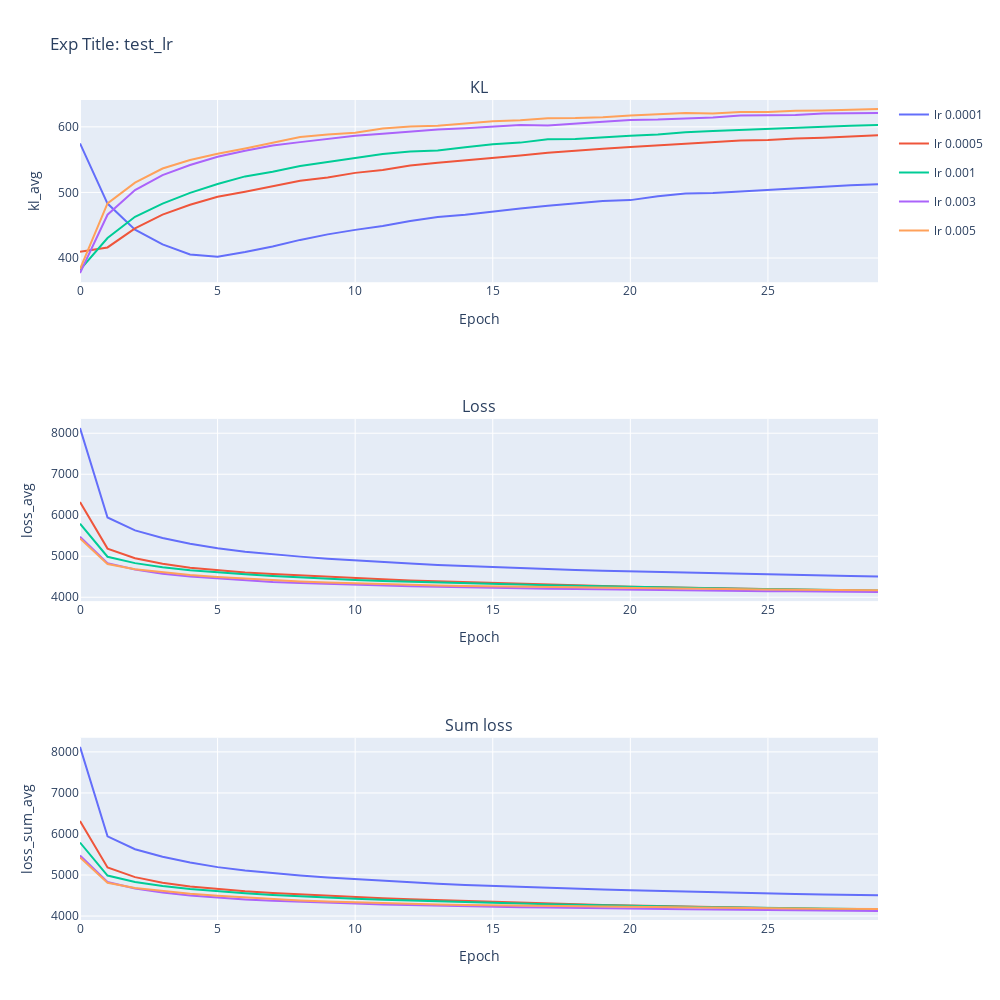
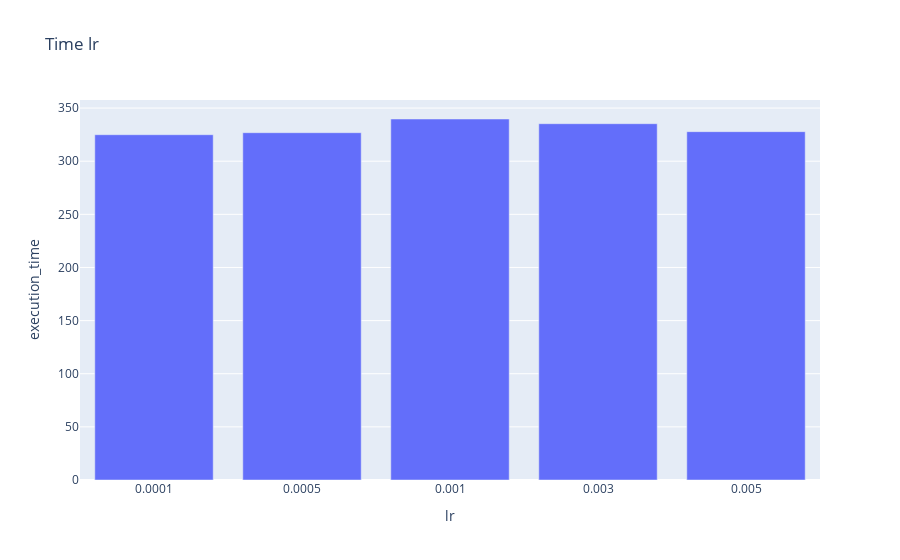

These figures' notebook cell, in order:
### Code cell
plot(df, 'test_lr', 'lr')
#plot_png(df, 'test_epochs', 'epochs')

### Figure 1 — Plotly figure (JSON) as saved in the notebook; plotly's stock layout.template omitted (floating-point values rounded to 4 significant figures)
{"data": [{"legendgroup": "0.0001", "line": {"color": "#636EFA"}, "mode": "lines", "name": "lr 0.0001", "type": "scatter", "x": [0, 1, 2, 3, 4, 5, 6, 7, 8, 9, 10, 11, 12, 13, 14, 15, 16, 17, 18, 19, 20, 21, 22, 23, 24, 25, 26, 27, 28, 29], "xaxis": "x", "y": [574.7, 483.0, 443.3, 420.9, 405.5, 402.1, 409.1, 417.6, 427.6, 436.1, 442.9, 449.0, 456.4, 462.6, 466.0, 471.1, 475.5, 479.5, 482.9, 486.9, 488.3, 494.1, 498.2, 499.2, 501.5, 503.9, 506.6, 508.4, 510.9, 512.6], "yaxis": "y"}, {"legendgroup": "0.0005", "line": {"color": "#EF553B"}, "mode": "lines", "name": "lr 0.0005", "type": "scatter", "x": [0, 1, 2, 3, 4, 5, 6, 7, 8, 9, 10, 11, 12, 13, 14, 15, 16, 17, 18, 19, 20, 21, 22, 23, 24, 25, 26, 27, 28, 29], "xaxis": "x", "y": [409.5, 416.1, 445.1, 466.1, 481.1, 493.4, 501.0, 509.2, 517.7, 522.7, 529.8, 534.3, 540.9, 545.1, 548.7, 551.9, 556.3, 560.4, 563.9, 566.5, 569.2, 571.8, 573.2, 576.4, 579.4, 580.0, 582.3, 583.4, 585.2, 587.1], "yaxis": "y"}, {"legendgroup": "0.001", "line": {"color": "#00CC96"}, "mode": "lines", "name": "lr 0.001", "type": "scatter", "x": [0, 1, 2, 3, 4, 5, 6, 7, 8, 9, 10, 11, 12, 13, 14, 15, 16, 17, 18, 19, 20, 21, 22, 23, 24, 25, 26, 27, 28, 29], "xaxis": "x", "y": [382.1, 430.5, 462.8, 483.0, 499.4, 513.0, 524.5, 531.6, 540.2, 546.3, 552.9, 558.7, 562.5, 564.1, 568.9, 573.5, 575.9, 581.1, 581.5, 584.5, 586.5, 588.5, 591.8, 593.6, 595.2, 597.8, 599.2, 600.4, 601.7, 603.0], "yaxis": "y"}, {"legendgroup": "0.003", "line": {"color": "#AB63FA"}, "mode": "lines", "name": "lr 0.003", "type": "scatter", "x": [0, 1, 2, 3, 4, 5, 6, 7, 8, 9, 10, 11, 12, 13, 14, 15, 16, 17, 18, 19, 20, 21, 22, 23, 24, 25, 26, 27, 28, 29], "xaxis": "x", "y": [377.0, 466.0, 503.6, 526.5, 541.8, 554.3, 563.7, 571.6, 576.7, 581.5, 586.3, 589.3, 592.4, 596.0, 597.7, 600.3, 602.9, 602.2, 605.6, 607.8, 610.6, 611.1, 612.8, 614.2, 617.5, 617.3, 618.1, 620.2, 620.6, 621.1], "yaxis": "y"}, {"legendgroup": "0.005", "line": {"color": "#FFA15A"}, "mode": "lines", "name": "lr 0.005", "type": "scatter", "x": [0, 1, 2, 3, 4, 5, 6, 7, 8, 9, 10, 11, 12, 13, 14, 15, 16, 17, 18, 19, 20, 21, 22, 23, 24, 25, 26, 27, 28, 29], "xaxis": "x", "y": [383.2, 483.2, 514.9, 536.5, 549.4, 558.9, 567.0, 575.6, 584.5, 588.3, 590.9, 597.6, 600.6, 601.5, 605.4, 608.7, 610.1, 613.3, 613.5, 614.7, 617.3, 619.3, 621.2, 620.2, 622.7, 622.5, 624.5, 624.9, 626.0, 627.0], "yaxis": "y"}, {"legendgroup": "0.0001", "line": {"color": "#636EFA"}, "mode": "lines", "name": "lr 0.0001", "showlegend": false, "type": "scatter", "x": [0, 1, 2, 3, 4, 5, 6, 7, 8, 9, 10, 11, 12, 13, 14, 15, 16, 17, 18, 19, 20, 21, 22, 23, 24, 25, 26, 27, 28, 29], "xaxis": "x2", "y": [8128.0, 5945.0, 5630.0, 5447.0, 5307.0, 5195.0, 5111.0, 5046.0, 4991.0, 4941.0, 4898.0, 4857.0, 4822.0, 4788.0, 4761.0, 4734.0, 4709.0, 4688.0, 4667.0, 4647.0, 4631.0, 4613.0, 4597.0, 4583.0, 4568.0, 4554.0, 4542.0, 4529.0, 4518.0, 4509.0], "yaxis": "y2"}, {"legendgroup": "0.0005", "line": {"color": "#EF553B"}, "mode": "lines", "name": "lr 0.0005", "showlegend": false, "type": "scatter", "x": [0, 1, 2, 3, 4, 5, 6, 7, 8, 9, 10, 11, 12, 13, 14, 15, 16, 17, 18, 19, 20, 21, 22, 23, 24, 25, 26, 27, 28, 29], "xaxis": "x2", "y": [6321.0, 5187.0, 4951.0, 4815.0, 4720.0, 4654.0, 4605.0, 4566.0, 4530.0, 4497.0, 4467.0, 4439.0, 4410.0, 4389.0, 4364.0, 4344.0, 4324.0, 4305.0, 4287.0, 4272.0, 4257.0, 4242.0, 4231.0, 4216.0, 4206.0, 4193.0, 4184.0, 4174.0, 4163.0, 4154.0], "yaxis": "y2"}, {"legendgroup": "0.001", "line": {"color": "#00CC96"}, "mode": "lines", "name": "lr 0.001", "showlegend": false, "type": "scatter", "x": [0, 1, 2, 3, 4, 5, 6, 7, 8, 9, 10, 11, 12, 13, 14, 15, 16, 17, 18, 19, 20, 21, 22, 23, 24, 25, 26, 27, 28, 29], "xaxis": "x2", "y": [5795.0, 4988.0, 4832.0, 4734.0, 4660.0, 4604.0, 4558.0, 4515.0, 4480.0, 4450.0, 4422.0, 4397.0, 4377.0, 4355.0, 4337.0, 4321.0, 4304.0, 4290.0, 4277.0, 4263.0, 4251.0, 4240.0, 4229.0, 4218.0, 4210.0, 4198.0, 4190.0, 4182.0, 4173.0, 4165.0], "yaxis": "y2"}, {"legendgroup": "0.003", "line": {"color": "#AB63FA"}, "mode": "lines", "name": "lr 0.003", "showlegend": false, "type": "scatter", "x": [0, 1, 2, 3, 4, 5, 6, 7, 8, 9, 10, 11, 12, 13, 14, 15, 16, 17, 18, 19, 20, 21, 22, 23, 24, 25, 26, 27, 28, 29], "xaxis": "x2", "y": [5477.0, 4833.0, 4676.0, 4573.0, 4504.0, 4455.0, 4408.0, 4374.0, 4346.0, 4323.0, 4305.0, 4283.0, 4267.0, 4255.0, 4239.0, 4229.0, 4217.0, 4210.0, 4198.0, 4189.0, 4182.0, 4174.0, 4165.0, 4162.0, 4154.0, 4148.0, 4145.0, 4136.0, 4134.0, 4128.0], "yaxis": "y2"}, {"legendgroup": "0.005", "line": {"color": "#FFA15A"}, "mode": "lines", "name": "lr 0.005", "showlegend": false, "type": "scatter", "x": [0, 1, 2, 3, 4, 5, 6, 7, 8, 9, 10, 11, 12, 13, 14, 15, 16, 17, 18, 19, 20, 21, 22, 23, 24, 25, 26, 27, 28, 29], "xaxis": "x2", "y": [5433.0, 4811.0, 4683.0, 4604.0, 4544.0, 4495.0, 4454.0, 4415.0, 4383.0, 4358.0, 4337.0, 4314.0, 4298.0, 4285.0, 4273.0, 4264.0, 4252.0, 4242.0, 4236.0, 4227.0, 4216.0, 4213.0, 4203.0, 4197.0, 4191.0, 4186.0, 4183.0, 4177.0, 4174.0, 4172.0], "yaxis": "y2"}, {"legendgroup": "0.0001", "line": {"color": "#636EFA"}, "mode": "lines", "name": "lr 0.0001", "showlegend": false, "type": "scatter", "x": [0, 1, 2, 3, 4, 5, 6, 7, 8, 9, 10, 11, 12, 13, 14, 15, 16, 17, 18, 19, 20, 21, 22, 23, 24, 25, 26, 27, 28, 29], "xaxis": "x3", "y": [8122.0, 5942.0, 5627.0, 5445.0, 5305.0, 5192.0, 5108.0, 5044.0, 4989.0, 4939.0, 4897.0, 4856.0, 4820.0, 4787.0, 4759.0, 4733.0, 4707.0, 4686.0, 4665.0, 4645.0, 4629.0, 4611.0, 4596.0, 4581.0, 4567.0, 4553.0, 4540.0, 4528.0, 4517.0, 4508.0], "yaxis": "y3"}, {"legendgroup": "0.0005", "line": {"color": "#EF553B"}, "mode": "lines", "name": "lr 0.0005", "showlegend": false, "type": "scatter", "x": [0, 1, 2, 3, 4, 5, 6, 7, 8, 9, 10, 11, 12, 13, 14, 15, 16, 17, 18, 19, 20, 21, 22, 23, 24, 25, 26, 27, 28, 29], "xaxis": "x3", "y": [6317.0, 5184.0, 4948.0, 4814.0, 4718.0, 4652.0, 4603.0, 4564.0, 4528.0, 4495.0, 4466.0, 4437.0, 4409.0, 4388.0, 4362.0, 4343.0, 4323.0, 4304.0, 4286.0, 4271.0, 4255.0, 4241.0, 4229.0, 4216.0, 4205.0, 4191.0, 4183.0, 4172.0, 4162.0, 4152.0], "yaxis": "y3"}, {"legendgroup": "0.001", "line": {"color": "#00CC96"}, "mode": "lines", "name": "lr 0.001", "showlegend": false, "type": "scatter", "x": [0, 1, 2, 3, 4, 5, 6, 7, 8, 9, 10, 11, 12, 13, 14, 15, 16, 17, 18, 19, 20, 21, 22, 23, 24, 25, 26, 27, 28, 29], "xaxis": "x3", "y": [5791.0, 4986.0, 4830.0, 4732.0, 4658.0, 4602.0, 4556.0, 4514.0, 4479.0, 4449.0, 4421.0, 4396.0, 4376.0, 4353.0, 4335.0, 4320.0, 4303.0, 4288.0, 4276.0, 4261.0, 4250.0, 4239.0, 4228.0, 4216.0, 4208.0, 4197.0, 4188.0, 4181.0, 4171.0, 4164.0], "yaxis": "y3"}, {"legendgroup": "0.003", "line": {"color": "#AB63FA"}, "mode": "lines", "name": "lr 0.003", "showlegend": false, "type": "scatter", "x": [0, 1, 2, 3, 4, 5, 6, 7, 8, 9, 10, 11, 12, 13, 14, 15, 16, 17, 18, 19, 20, 21, 22, 23, 24, 25, 26, 27, 28, 29], "xaxis": "x3", "y": [5474.0, 4830.0, 4674.0, 4572.0, 4503.0, 4453.0, 4406.0, 4372.0, 4344.0, 4322.0, 4303.0, 4281.0, 4266.0, 4254.0, 4238.0, 4228.0, 4216.0, 4209.0, 4197.0, 4188.0, 4181.0, 4173.0, 4163.0, 4160.0, 4153.0, 4147.0, 4144.0, 4136.0, 4133.0, 4126.0], "yaxis": "y3"}, {"legendgroup": "0.005", "line": {"color": "#FFA15A"}, "mode": "lines", "name": "lr 0.005", "showlegend": false, "type": "scatter", "x": [0, 1, 2, 3, 4, 5, 6, 7, 8, 9, 10, 11, 12, 13, 14, 15, 16, 17, 18, 19, 20, 21, 22, 23, 24, 25, 26, 27, 28, 29], "xaxis": "x3", "y": [5430.0, 4809.0, 4681.0, 4603.0, 4542.0, 4494.0, 4452.0, 4413.0, 4381.0, 4356.0, 4335.0, 4313.0, 4297.0, 4285.0, 4271.0, 4262.0, 4251.0, 4240.0, 4234.0, 4226.0, 4215.0, 4212.0, 4201.0, 4196.0, 4190.0, 4186.0, 4182.0, 4176.0, 4173.0, 4171.0], "yaxis": "y3"}], "layout": {"annotations": [{"font": {"size": 16}, "showarrow": false, "text": "KL", "x": 0.5, "xanchor": "center", "xref": "paper", "y": 1, "yanchor": "bottom", "yref": "paper"}, {"font": {"size": 16}, "showarrow": false, "text": "Loss", "x": 0.5, "xanchor": "center", "xref": "paper", "y": 0.6111, "yanchor": "bottom", "yref": "paper"}, {"font": {"size": 16}, "showarrow": false, "text": "Sum loss", "x": 0.5, "xanchor": "center", "xref": "paper", "y": 0.2222, "yanchor": "bottom", "yref": "paper"}], "height": 1000, "title": {"text": "Exp Title: test_lr"}, "width": 1000, "xaxis": {"anchor": "y", "domain": [0, 1], "title": {"text": "Epoch"}}, "xaxis2": {"anchor": "y2", "domain": [0, 1], "title": {"text": "Epoch"}}, "xaxis3": {"anchor": "y3", "domain": [0, 1], "title": {"text": "Epoch"}}, "yaxis": {"anchor": "x", "domain": [0.7778, 1], "title": {"text": "kl_avg"}}, "yaxis2": {"anchor": "x2", "domain": [0.3889, 0.6111], "title": {"text": "loss_avg"}}, "yaxis3": {"anchor": "x3", "domain": [0, 0.2222], "title": {"text": "loss_sum_avg"}}}}

### Figure 2 — Plotly figure (JSON) as saved in the notebook; plotly's stock layout.template omitted (floating-point values rounded to 4 significant figures)
{"data": [{"alignmentgroup": "True", "hovertemplate": "lr=%{x}<br>execution_time=%{y}<extra></extra>", "legendgroup": "", "marker": {"color": "#636efa", "pattern": {"shape": ""}}, "name": "", "offsetgroup": "", "orientation": "v", "showlegend": false, "textposition": "auto", "type": "bar", "x": ["0.0001", "0.0005", "0.001", "0.003", "0.005"], "xaxis": "x", "y": [324.9, 326.8, 339.7, 335.3, 327.8], "yaxis": "y"}], "layout": {"barmode": "relative", "legend": {"tracegroupgap": 0}, "title": {"text": "Time lr"}, "xaxis": {"anchor": "y", "domain": [0, 1], "title": {"text": "lr"}}, "yaxis": {"anchor": "x", "domain": [0, 1], "title": {"text": "execution_time"}}}}
